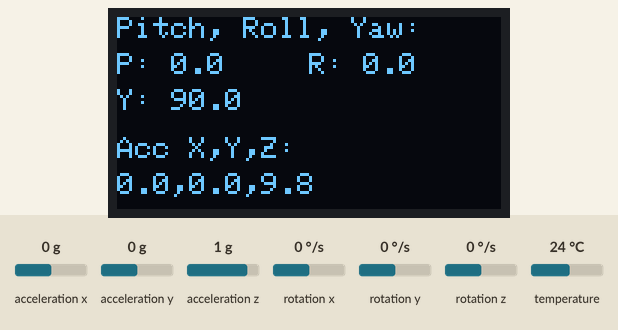
Simulated run of this sketch. Board: ESP32. On the bench: 128×64 one-colour display. The test bench sets the inputs (shaded band); at power-on: acceleration x 0 g, acceleration y 0 g, acceleration z 1 g, rotation x 0 °/s, rotation y 0 °/s, rotation z 0 °/s, temperature 24 °C. The display library's start-up logo is not drawn; what the sketch prints to the serial monitor is not drawn.

Above: at 4.2 s.
4.3 s: acceleration x set to -1.4 g
At 5.5 s:
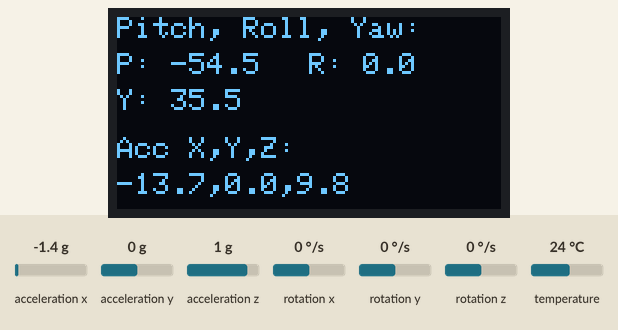
5.8 s: acceleration y set to -1.4 g
At 6.5 s:
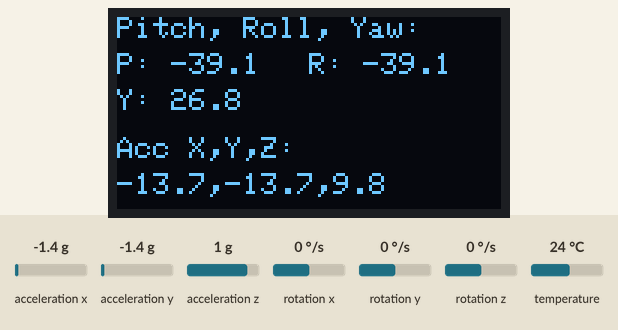
7.3 s: acceleration z set to -1.4 g
At 8.5 s:
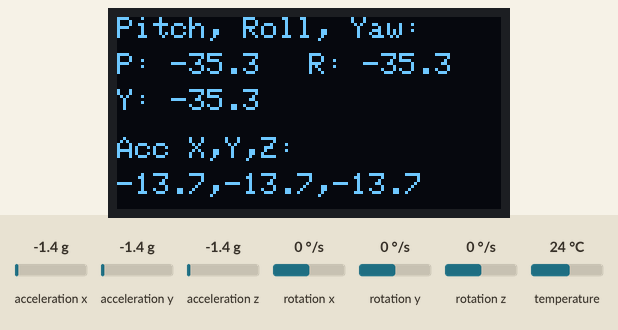
8.8 s: acceleration x set to -0.8 g
At 9.3 s:
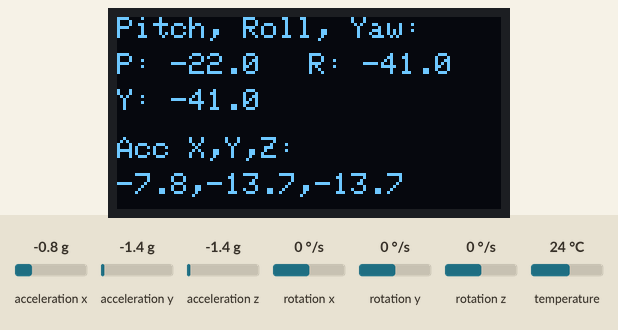
10.3 s: acceleration y set to -0.8 g
At 11.8 s:
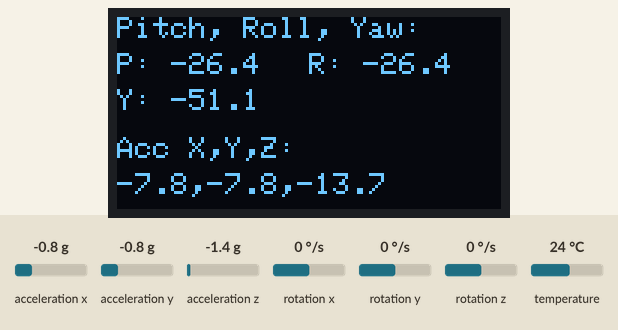
Timing chart, 0 to 12.8 s (numbered marks = the images above; inputs shaded):
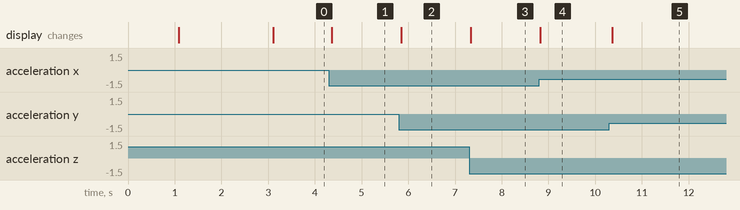

The sketch:

esp32_mpu6050_visualizer.ino
```cpp
#include <Adafruit_MPU6050.h>
#include <Adafruit_SSD1306.h>
#include <Adafruit_Sensor.h>
#include <Wire.h>
#include <math.h>

Adafruit_MPU6050 mpu;
Adafruit_SSD1306 display = Adafruit_SSD1306(128, 64, &Wire);

void setup() {
  Serial.begin(115200);
  Serial.println("MPU6050 OLED demo");

  if (!mpu.begin()) {
    Serial.println("Sensor init failed");
    while (1) yield();
  }
  Serial.println("Found a MPU-6050 sensor");

  if (!display.begin(SSD1306_SWITCHCAPVCC, 0x3C)) {
    Serial.println(F("SSD1306 allocation failed"));
    for (;;);
  }

  display.display();
  delay(1000);
  display.clearDisplay();
  display.setTextColor(WHITE);
  lcdOpening("MPU6050");
}

void loop() {
  sensors_event_t a, g, temp;
  mpu.getEvent(&a, &g, &temp);

  // --- Hitung orientasi sederhana ---
  float ax = a.acceleration.x;
  float ay = a.acceleration.y;
  float az = a.acceleration.z;

  float pitch = atan2(ax, sqrt(ay * ay + az * az)) * 180.0 / PI;
  float roll  = atan2(ay, sqrt(ax * ax + az * az)) * 180.0 / PI;
  float yaw   = atan2(az, sqrt(ax * ax + ay * ay)) * 180.0 / PI;

  // --- Kirim ke serial dalam format: pitch,roll,yaw ---
  Serial.printf("%.2f,%.2f,%.2f,%.2f,%.2f,%.2f\n", pitch, roll, yaw, ax, ay, az);

  // --- Tampilkan di OLED ---
  display.clearDisplay();
  display.setTextSize(1);
  display.setCursor(0,0);
  display.println("Pitch, Roll, Yaw:");
  display.setCursor(0,12);
  display.printf("P: %.1f", pitch);
  display.setCursor(64,12);
  display.printf("R: %.1f", roll);
  display.setCursor(0,24);
  display.printf("Y: %.1f", yaw);

  display.setCursor(0,40);
  display.println("Acc X,Y,Z:");
  display.setCursor(0,52);
  display.printf("%.1f,%.1f,%.1f", ax, ay, az);

  display.display();
  delay(20);
}

void lcdOpening(const char *teks){
  display.clearDisplay();
  display.setTextSize(1);
  display.setCursor(0,10);
  display.print("Test Sensor");
  display.setTextSize(2);
  display.setCursor(0,30);
  display.print(teks);

  display.display();
  delay(2000);
}
```

Measured:
- after the input at 4.3 s, the display: changes after 0.06 s (image 1)
- after the input at 5.8 s, the display: changes after 0.05 s (image 2)
- after the input at 7.3 s, the display: changes at once (image 3)
- after the input at 8.8 s, the display: changes at once (image 4)
- after the input at 10.3 s, the display: changes after 0.06 s (image 5)
